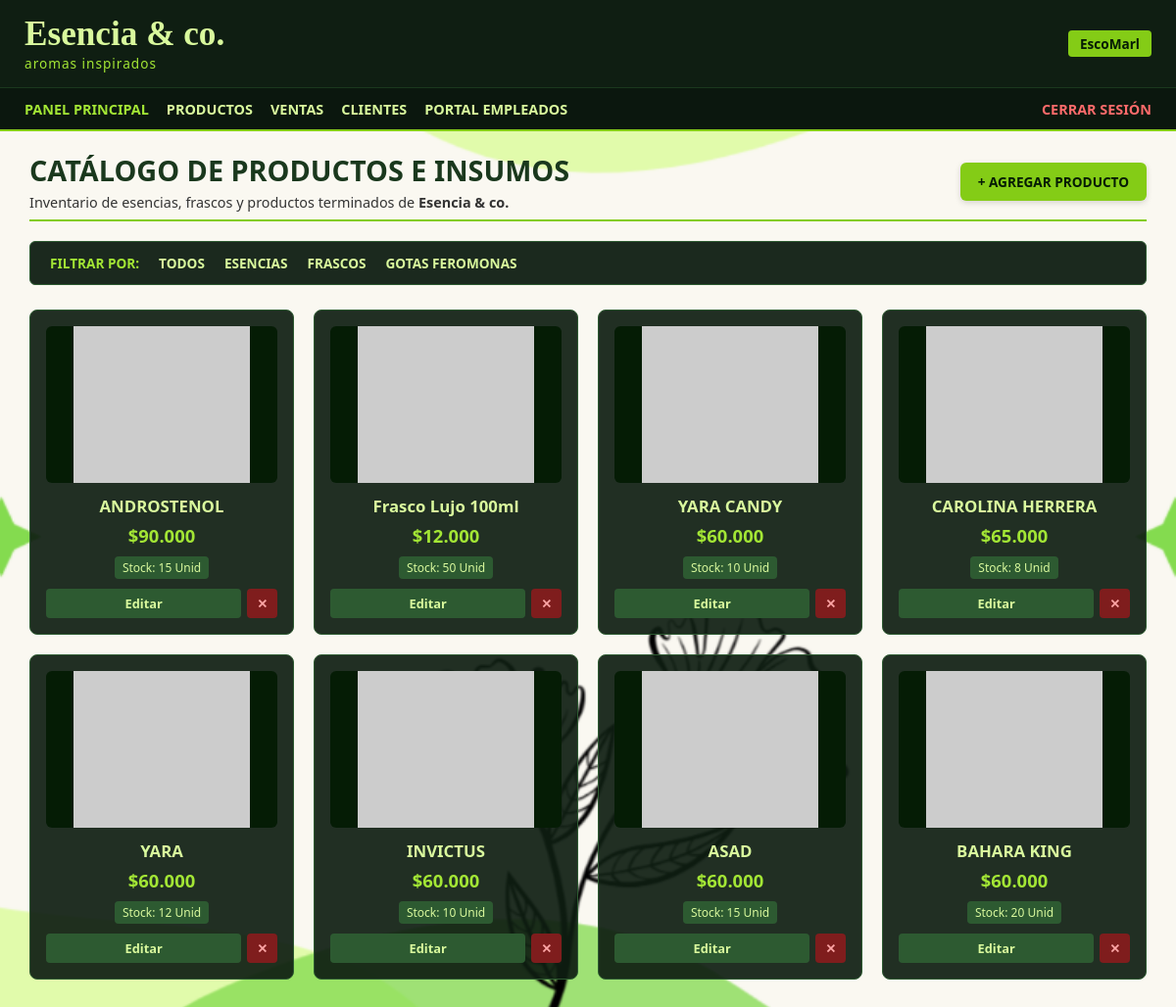
The page /index.php?action=productos (signed in) on the database its author committed.
### tables this page shows
CREATE TABLE `tblproductos` (
  `IdProducto` int(11) NOT NULL,
  `NombreProducto` varchar(80) NOT NULL,
  `IdCategoria` int(11) NOT NULL,
  `Precio` decimal(12,2) NOT NULL,
  `Stock` int(11) NOT NULL DEFAULT 0,
  `Imagen` varchar(255) DEFAULT 'default.jpg'
);

### controllers/ProductoController.php (called while the page is built, shortened)
<?php
require_once __DIR__ . '/../models/Producto.php';
class ProductoController {
    private $productoModel;
    public function __construct() {
        $this->productoModel = new Producto();
    }
    public function index() {
        $productos = $this->productoModel->obtenerTodos();
        require_once __DIR__ . '/../views/productos/index.php';
    }
}

### config/database.php (called while the page is built, shortened)
<?php
class Database {
    private static $host = 'localhost';
    private static $db_name = 'bdescomarl';
    private static $username = 'root';
    private static $password = '';
    private static $instance = null;
    public static function getInstance() {
        if (self::$instance === null) {
            try {
                $dsn = "mysql:host=" . self::$host . ";dbname=" . self::$db_name . ";charset=utf8mb4";
                $options = [
                    PDO::ATTR_ERRMODE => PDO::ERRMODE_EXCEPTION,
                    PDO::ATTR_DEFAULT_FETCH_MODE => PDO::FETCH_ASSOC,
                    PDO::ATTR_EMULATE_PREPARES => false,
                ];
                self::$instance = new PDO($dsn, self::$username, self::$password, $options);
            } catch (PDOException $e) {
                error_log("Connection Error: " . $e->getMessage());
                die("Error de conexión a la base de datos: " . $e->getMessage());
            }
        }
        return self::$instance;
    }
}

### models/Producto.php (called while the page is built, shortened)
<?php
require_once __DIR__ . '/../config/Database.php';
class Producto {
    private $db;
    public function __construct() {
        $this->db = Database::getInstance();
    }
    public function obtenerTodos() {
        try {
            $sql = "SELECT p.IdProducto AS id, p.NombreProducto AS nombre, p.Precio AS precio_unitario,
                           p.Stock AS stock_actual, p.Imagen AS imagen, c.NombreCategoria AS categoria
                    FROM tblproductos p
                    LEFT JOIN tblcategorias c ON p.IdCategoria = c.IdCategoria
                    ORDER BY p.IdProducto DESC";
            $stmt = $this->db->query($sql);
            return $stmt->fetchAll(PDO::FETCH_ASSOC);
        } catch (Exception $e) {
            return [];
        }
    }
}

### views/productos/index.php (the view, shortened to what this page needs)
<?php require_once __DIR__ . '/../layouts/header.php'; ?>
<div style="border-bottom: 2px solid #84cc16; padding-bottom: 8px; margin-bottom: 20px; display: flex; justify-content: space-between; align-items: center;">
    <div>
        <h2 style="color: #1a381d; font-size: 1.8rem; margin: 0; text-transform: uppercase;">CATÁLOGO DE PRODUCTOS E INSUMOS</h2>
        <p style="color: #333; font-size: 0.9rem; margin-top: 4px;">Inventario de esencias, frascos y productos terminados de <strong>Esencia & co.</strong></p>
    </div>
    <?php if (isset($_SESSION['usuario_rol']) && $_SESSION['usuario_rol'] === 'Administrador'): ?>
        <a href="index.php?action=productos_crear" style="padding: 10px 18px; background-color: #84cc16; color: #051c05; text-decoration: none; border-radius: 6px; font-weight: bold; font-size: 0.85rem; box-shadow: 0 2px 6px rgba(0,0,0,0.15);">
            + AGREGAR PRODUCTO
        </a>
    <?php endif; ?>
</div>
<div style="background-color: rgba(15, 30, 18, 0.95); border: 1px solid #2d5a31; border-radius: 6px; padding: 12px 20px; display: flex; align-items: center; gap: 20px; margin-bottom: 25px;">
    <span style="color: #a3e635; font-weight: bold; font-size: 0.85rem;">FILTRAR POR:</span>
    <a href="index.php?action=productos" style="color: #d9f99d; text-decoration: none; font-size: 0.85rem; font-weight: bold;">TODOS</a>
    <a href="index.php?action=productos&cat=esencias" style="color: #d9f99d; text-decoration: none; font-size: 0.85rem; font-weight: bold;">ESENCIAS</a>
    <a href="index.php?action=productos&cat=frascos" style="color: #d9f99d; text-decoration: none; font-size: 0.85rem; font-weight: bold;">FRASCOS</a>
    <a href="index.php?action=productos&cat=feromonas" style="color: #d9f99d; text-decoration: none; font-size: 0.85rem; font-weight: bold;">GOTAS FEROMONAS</a>
</div>
<div style="display: grid; grid-template-columns: repeat(auto-fill, minmax(230px, 1fr)); gap: 20px; margin-bottom: 30px;">
    <?php if (!empty($productos)): ?>
        <?php foreach ($productos as $p): ?>
            <div style="background-color: rgba(15, 30, 18, 0.92); border: 1px solid #2d5a31; border-radius: 8px; padding: 16px; text-align: center; color: #ffffff;">
                <div style="height: 160px; background-color: #051c05; border-radius: 6px; margin-bottom: 12px; display: flex; align-items: center; justify-content: center; overflow: hidden;">
    <img src="assets/img/<?= !empty($p['imagen']) ? htmlspecialchars($p['imagen']) : 'default.jpg' ?>"
         alt="<?= htmlspecialchars($p['nombre']) ?>"
         style="max-width: 100%; max-height: 100%; object-fit: cover;"
         onerror="this.src='https://via.placeholder.com/180x160?text=Sin+Imagen';">
</div>
                <h3 style="color: #d9f99d; font-size: 1.05rem; margin-bottom: 6px;"><?= htmlspecialchars($p['nombre']) ?></h3>
                <p style="color: #a3e635; font-size: 1.15rem; font-weight: bold; margin-bottom: 8px;">
                    $<?= number_format($p['precio_unitario'] ?? $p['precio'] ?? 0, 0, ',', '.') ?>
                </p>
                <div style="margin-bottom: 12px;">
                    <span style="font-size: 0.75rem; color: #d9f99d; background-color: #2d5a31; padding: 3px 8px; border-radius: 4px;">
                        Stock: <?= number_format($p['stock_actual'] ?? $p['stock'] ?? 0, 0) ?> <?= htmlspecialchars($p['unidad_medida'] ?? 'Unid') ?>
                    </span>
                </div>
                <div style="display: flex; gap: 6px; justify-content: center; margin-top: 10px;">
                    <a href="index.php?action=productos_editar&id=<?= $p['id'] ?>" style="flex: 1; padding: 6px 10px; background-color: #2d5a31; color: #d9f99d; text-decoration: none; border-radius: 4px; font-size: 0.8rem; font-weight: bold; text-align: center;">Editar</a>
                    <?php if (isset($_SESSION['usuario_rol']) && $_SESSION['usuario_rol'] === 'Administrador'): ?>
                        <a href="index.php?action=productos_eliminar&id=<?= $p['id'] ?>" onclick="return confirm('¿Seguro que deseas eliminar este producto?');" style="padding: 6px 10px; background-color: #7f1d1d; color: #fca5a5; text-decoration: none; border-radius: 4px; font-size: 0.8rem; font-weight: bold;">✕</a>
                    <?php endif; ?>
                </div>
            </div>
        <?php endforeach; ?>
    <?php else: ?>
        <div style="grid-column: 1 / -1; background-color: rgba(15, 30, 18, 0.92); border: 1px solid #2d5a31; border-radius: 8px; padding: 30px; text-align: center; color: #d9f99d;">
            <p style="font-size: 1.1rem; margin: 0;">No se encontraron productos registrados en esta categoría.</p>
        </div>
    <?php endif; ?>
</div>
</div>

### index.php (shortened to what this page needs)
<?php
require_once __DIR__ . '/controllers/ProductoController.php';
$action = $_GET['action'] ?? ($_GET['accion'] ?? 'dashboard');
    switch ($action) {
        case 'productos':
            require_once __DIR__ . '/controllers/ProductoController.php';
            $controller = new ProductoController();
            $controller->index();
            break;
    }

### views/layouts/header.php (shortened to what this page needs)
<!DOCTYPE html>
<html lang="es">
<head>
    <link rel="stylesheet" href="public/css/style.css">
</head>
<body style="background-color: #f4f6f0; background-image: url('public/img/fondo_general.png'); background-size: cover; background-attachment: fixed; background-position: center; margin: 0; padding: 0;">
    <div class="brand-header" style="background-color: #0f1e12; color: #ffffff; padding: 15px 25px; display: flex; justify-content: space-between; align-items: center; border-bottom: 1px solid #1a381d;">
        <div class="brand-title">
            <h1 style="margin: 0; font-size: 2.2rem; color: #d9f99d; font-family: 'Playfair Display', serif, Georgia;">Esencia & co.</h1>
            <div class="brand-subtitle" style="font-size: 0.85rem; color: #a3e635; letter-spacing: 1px;">aromas inspirados</div>
        </div>
        <div class="brand-badge" style="background-color: #84cc16; color: #051c05; padding: 4px 12px; border-radius: 4px; font-weight: bold; font-size: 0.85rem;">
            EscoMarl
        </div>
    </div>
    <nav style="background-color: #0b170e; display: flex; justify-content: space-between; align-items: center; padding: 10px 25px; border-bottom: 2px solid #84cc16;">
        <div style="display: flex; gap: 18px; align-items: center;">
            <a href="index.php?action=dashboard" style="color: #a3e635; text-decoration: none; font-weight: bold; font-size: 0.9rem;">PANEL PRINCIPAL</a>
            <a href="index.php?action=productos" style="color: #d9f99d; text-decoration: none; font-weight: bold; font-size: 0.9rem;">PRODUCTOS</a>
            <a href="index.php?action=ventas" style="color: #d9f99d; text-decoration: none; font-weight: bold; font-size: 0.9rem;">VENTAS</a>
            <a href="index.php?action=clientes" style="color: #d9f99d; text-decoration: none; font-weight: bold; font-size: 0.9rem;">CLIENTES</a>
            <a href="index.php?action=empleados" style="color: #d9f99d; text-decoration: none; font-weight: bold; font-size: 0.9rem;">PORTAL EMPLEADOS</a>
        </div>
        <div>
            <a href="index.php?action=logout" style="color: #ff6b6b; text-decoration: none; font-weight: bold; font-size: 0.9rem;">CERRAR SESIÓN</a>
        </div>
    </nav>
    <div class="app-container" style="display: block; padding: 20px 30px;">

### public/css/style.css (style rules this page uses)
* { box-sizing: border-box; margin: 0; padding: 0; font-family: 'Segoe UI', Tahoma, Geneva, Verdana, sans-serif; }
body { background-color: #f4f6f8; color: #2b2b2b; min-height: 100vh; }

### rows shown on the page
tblproductos: NombreProducto "ANDROSTENOL", Precio "90.000", Stock "15", unidad_medida "Unid"
tblproductos: NombreProducto "Frasco Lujo 100ml", Precio "12.000", Stock "50", unidad_medida "Unid"
tblproductos: NombreProducto "YARA CANDY", Precio "60.000", Stock "10", unidad_medida "Unid"
tblproductos: NombreProducto "CAROLINA HERRERA", Precio "65.000", Stock "8", unidad_medida "Unid"
tblproductos: NombreProducto "YARA", Precio "60.000", Stock "12", unidad_medida "Unid"
tblproductos: NombreProducto "INVICTUS", Precio "60.000", Stock "10", unidad_medida "Unid"
tblproductos: NombreProducto "ASAD", Precio "60.000", Stock "15", unidad_medida "Unid"
tblproductos: NombreProducto "BAHARA KING", Precio "60.000", Stock "20", unidad_medida "Unid"
